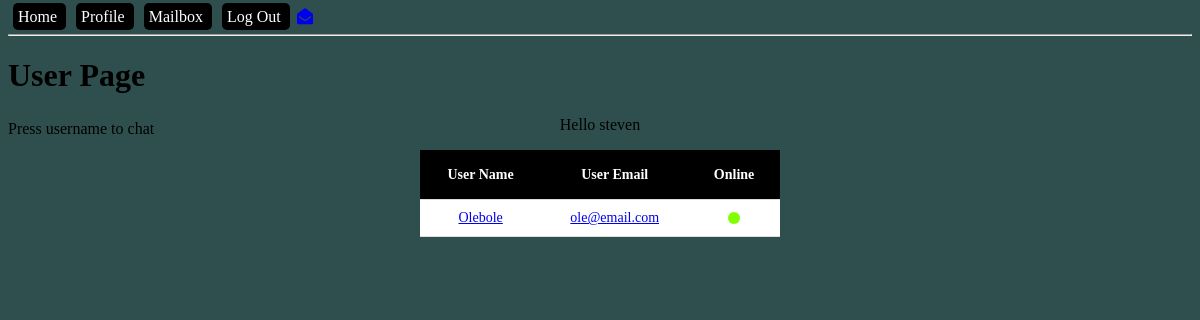
/profile (signed in), run on an earlier commit of the app's database.
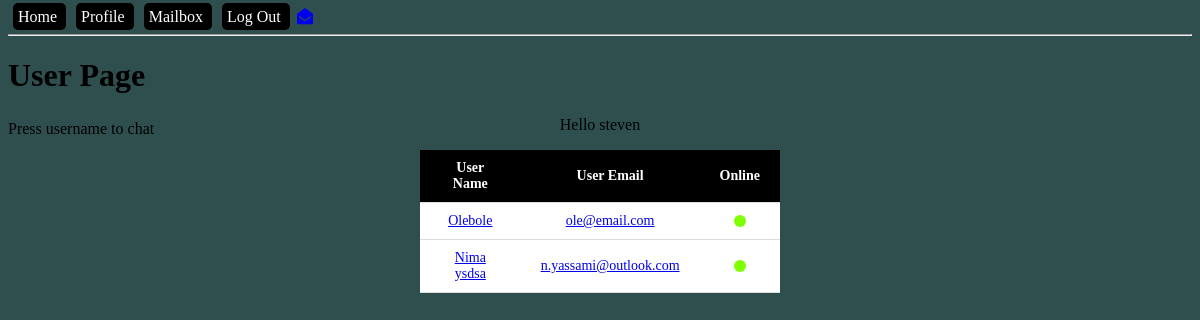
And on a later commit of the database.
### models.py (models this page shows, shortened)
class User(db.Model):
    id = db.Column(db.Integer, primary_key=True, autoincrement=True)
    name = db.Column(db.String(150))
    email = db.Column(db.String(150), unique=True)
    password = db.Column(db.String(100))
    admin = db.Column(db.BOOLEAN, default=False)
    online = db.Column(db.BOOLEAN, default=False)
    sent_messages = db.relationship('Message', backref='sender', lazy=True)
    recv_messages = db.relationship('Message', secondary=message_recv, lazy='subquery',
                                    backref=db.backref('receivers', lazy=True))

### blueprints/user/__init__.py (the view)
@bp_user.get('/profile')
@login_required
def user_get():
    users = get_all_but_current_user()
    return render_template("user.html", users=users)

### app.py (called while the page is built)
def create_app():
    app = Flask(__name__)
    app.config['SECRET_KEY'] = '123secret'
    app.config['SQLALCHEMY_TRACK_MODIFICATIONS'] = False
    app.config['SQLALCHEMY_DATABASE_URI'] = 'sqlite:///db.sqlite'
    db.init_app(app)
    login_manager = LoginManager()
    login_manager.init_app(app)
    @login_manager.user_loader
    def load_user(user_id):
        from models import User
        return User.query.filter_by(id=user_id).first()
    from blueprints.open import bp_open
    app.register_blueprint(bp_open)
    from blueprints.user import bp_user
    app.register_blueprint(bp_user)
    from blueprints.api import bp_api
    app.register_blueprint(bp_api, url_prefix='/api/v1.0')
    from blueprints.admin import bp_admin
    app.register_blueprint(bp_admin)
    from blueprints.ajax import bp_ajax
    app.register_blueprint(bp_ajax)
    return app

### controllers/user_controller.py (called while the page is built)
def get_all_but_current_user():
    from models import User
    user = current_user
    return User.query.filter(User.id != user.id).all()

### templates/user.html (shortened to what this page needs)
{% extends "base-template.html" %}
{% block content %}
    <h1 id="main-heading">User Page</h1>
    <p>Hello {{ current_user.name }}</p>
    <table>
        <tr class="header_user">
            <th>User Name</th>
            <th>User Email</th>
            <th>Online</th>
        </tr>
        {% for user in users %}
            <tr>
                <td><a href="{{ url_for('bp_user.message_get', user_id=user.id) }}">{{ user.name }}</a></td>
                <td><a href="{{ url_for('bp_user.chat_get', user_id=user.id) }}">{{ user.email }}</a></td>
                <td class="center-content">
                    {% if user.online %}
                        <div class="circle online"></div>
                    {% else %}
                        <div class="circle offline"></div>
                    {% endif %}
                </td>
            </tr>
        {% endfor %}
    <span>Press username to chat</span>
    </table>
{% endblock %}

### templates/base-template.html (shortened to what this page needs)
<!DOCTYPE html>
<html lang="en">
<head>
    <link rel="stylesheet" href="{{ url_for('static', filename='css/main.css') }}" />
</head>
<body>
    <a class="menu-item" href="{{ url_for('bp_open.index') }}">
        Home
    </a>
    {% if current_user.is_authenticated %}
        <a class="menu-item" href="{{ url_for('bp_user.user_get') }}">
            Profile
        </a>
        <a class="menu-item" href="{{ url_for('bp_user.mailbox_get') }}">
            Mailbox
        </a>
        <a class="menu-item" href="{{ url_for('bp_user.logout_get') }}">
            Log Out
        </a>
        <a href="{{ url_for('bp_user.mailbox_get') }}">
            <i class="fa fa-fw fa-envelope-open" id="message-symbol"></i>
        </a>
     {% endif %}
    <hr />
    {% block content %}
    {% endblock %}
</body>
</html>

### static/css/main.css (style rules this page uses)
body { z-index: -2; font-family: montserrat; background-color: darkslategray; }
p { text-align: center; }
.menu-item { margin: 5px; color: white; text-decoration: none; background-color: black; padding: 5px; border-radius: 5px; }
table { width: 30%; border-collapse: collapse; left: 35%; position: absolute; background-color: white; }
.header_user { height: 50px; overflow: auto; margin-top: 30px; background-color: black; color: white; font-weight: bold; }
th, td { border-bottom: 1px solid #dddddd; padding: 10px 20px; font-size: 14px; text-align: center; }
span { position: absolute; top: 15%; }
.center-content { align-items: center; align-content: center; margin: 0px; }
.circle { margin: 0 auto; width: 12px; height: 12px; border-radius: 50%; }
.online { background: chartreuse; }

What changed in the data, as far as the page shows it:
added User: name "Nima ysdsa", email "n.yassami@outlook.com", online True (drawn)
